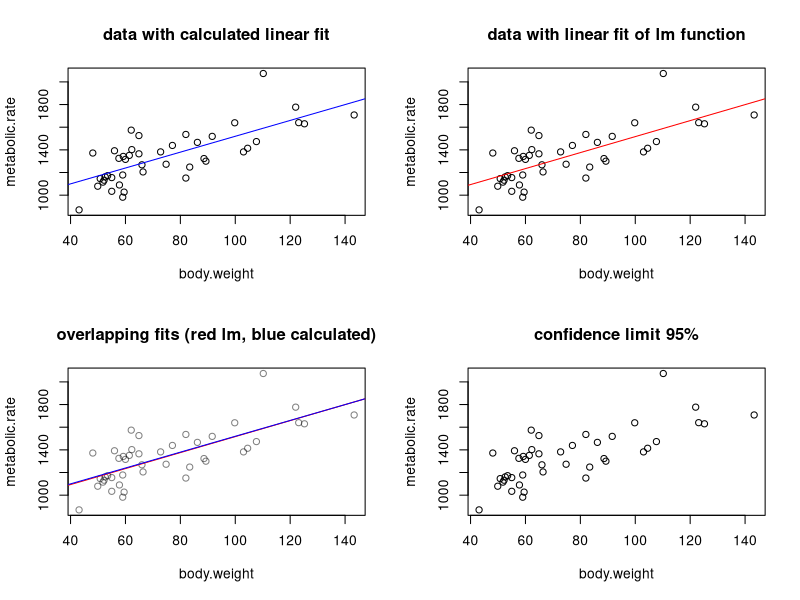
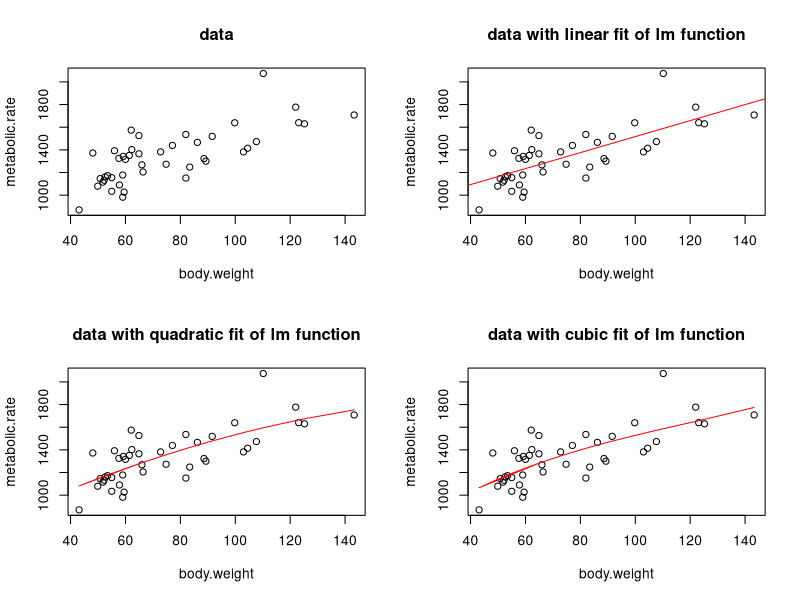

Here is the R script that generated these plots, in order:
data <- read.table("rmr_ISwR.dat", header = TRUE, sep = " ")
#print(data)

#linear fitting as in the lecture described
#define vectors for slope and intercept
a = c(0.6, 0.8, 1.0, 1.2, 1.4, 1.6, 1.8, 2.0, 2.2, 2.4, 2.6, 2.8,
    3.0, 3.2, 3.4, 3.6, 3.8, 4.0, 4.2, 4.4, 4.6, 4.8, 5.0, 5.2, 5.4, 5.6, 5.8,
    6.2, 6.4, 6.6, 6.8, 7.0, 7.2, 7.4, 7.6, 7.8, 8.0)
b = c(800, 810, 820, 830, 840, 850, 860, 870, 880, 890,
    900, 910, 920, 930, 940, 950, 960, 970, 980, 990,
    1000, 1010, 1020, 1030, 1040, 1050, 1060, 1070, 1080, 1090,
    1100, 1110, 1120, 1130, 1140, 1150, 1160, 1170, 1180, 1190, 1200)

lengthData = length(data$body.weight)
lengthA = length(a)
lengthB = length(b)
sum = 1000000000
temp = 0
x = data$body.weight
y = data$metabolic.rate
a_final = 0
b_final = 0

#calculate the sigma as given in the sheet
for(i in 1:lengthA) {
    for(j in 1:lengthB) {
        for(k in 1:lengthData) {
            y_fit = a[i] * data$body.weight[k] + b[j]
            temp = temp + (y[k] - y_fit)^2 / (lengthData - 2)
        }
        temp = sqrt(temp)
        if(temp < sum) {
            sum = temp
            a_final = a[i]
            b_final = b[j]
        }
    }
}

print(a_final)
print(b_final)

#linear fitting with lm function
fit_lin <-lm(metabolic.rate ~ body.weight, data = data)
summary(fit_lin)
#quadratic fitting with lm function
fit_quad <-lm(metabolic.rate ~ body.weight + I(body.weight^2), data = data)
#cubic fitting with lm function
fit_cubic <-lm(metabolic.rate ~ body.weight + I(body.weight^2) + I(body.weight^3), data = data)

#plot linear fits with and without lm function
png("exercise_10_1.png")
attach(mtcars)
par(mfrow = c(2, 2))
#data plot with calculated fit
plot(data, main = "data with calculated linear fit")
abline(b_final, a_final, col = "blue")
#linear fit plot with lm function
plot(data, main = "data with linear fit of lm function")
abline(fit_lin, col = "red")
#overlapping linear fits
plot(data, main = "overlapping fits (red lm, blue calculated)",
        col = rgb(0, 0, 0, 0.5))
abline(fit_lin, col = "red")
abline(b_final, a_final, col = "blue")
#plot with confidence limit
plot(data, main = "confidence limit 95%")
confint(fit_lin, level = 0.95)


png("exercise_10_lm.png")
attach(mtcars)
par(mfrow = c(2, 2))
#data plot
plot(data, main = "data")
#linear fit plot with lm function
plot(data, main = "data with linear fit of lm function")
abline(fit_lin, col = "red")
#quadratic fit plot with lm function
plot(data, main = "data with quadratic fit of lm function")
lines(data$body.weight, fitted(fit_quad), col = "red")
#cubic fit plot with lm function
plot(data, main = "data with cubic fit of lm function")
lines(data$body.weight, fitted(fit_cubic), col = "red")


#prediction for 150 and 200 kg
new.data <- data.frame(body.weight = c(150, 200))
predict(fit_lin, new.data, se.fit = TRUE)
